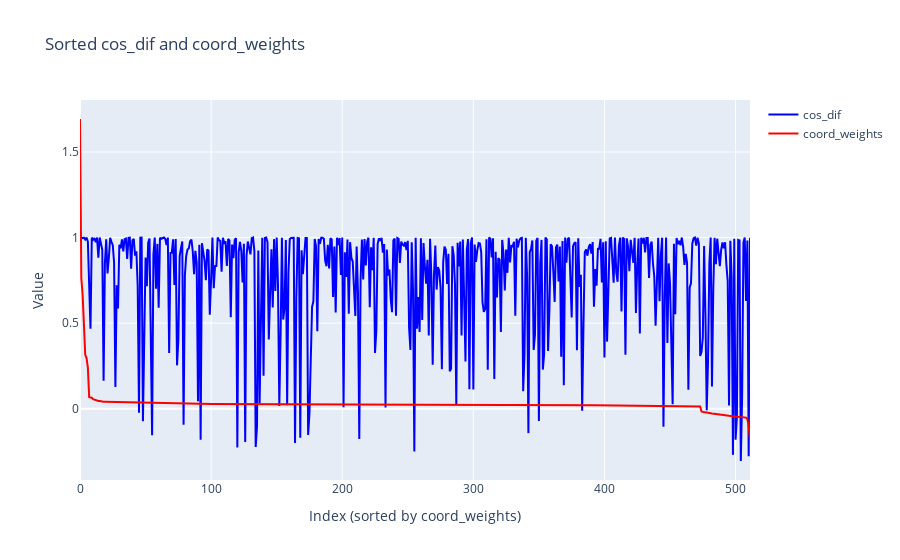

Notebook code cell kept with this figure:
### Code cell
# sort cos_dif according to T.coord_weights
cos_dif_list = cos_dif.tolist()
sorted_idx = sorted(range(len(cos_dif_list)), key=lambda x: T.coord_weights[x], reverse=True)
sorted_cos_dif = [cos_dif_list[i] for i in sorted_idx]
sorted_coord_weights = [T.coord_weights[i].item() for i in sorted_idx]  # .item() converts tensor to Python scalar

# Create interactive plotly plot
fig = go.Figure()
fig.add_trace(go.Scatter(
    y=sorted_cos_dif,
    mode='lines',
    name='cos_dif',
    line=dict(color='blue')
))
fig.add_trace(go.Scatter(
    y=sorted_coord_weights,
    mode='lines',
    name='coord_weights',
    line=dict(color='red')
))
fig.update_layout(
    title='Sorted cos_dif and coord_weights',
    xaxis_title='Index (sorted by coord_weights)',
    yaxis_title='Value',
    hovermode='x unified'
)
fig.show()

### Figure 1 — Plotly figure (JSON) as saved in the notebook; plotly's stock layout.template omitted (floating-point values rounded to 4 significant figures; data arrays with more than 128 entries replaced by an {"elided": "..."} marker saying what was removed)
{"data": [{"line": {"color": "blue"}, "mode": "lines", "name": "cos_dif", "type": "scatter", "y": {"elided": "512 float values"}}, {"line": {"color": "red"}, "mode": "lines", "name": "coord_weights", "type": "scatter", "y": {"elided": "512 float values"}}], "layout": {"hovermode": "x unified", "title": {"text": "Sorted cos_dif and coord_weights"}, "xaxis": {"title": {"text": "Index (sorted by coord_weights)"}}, "yaxis": {"title": {"text": "Value"}}}}
